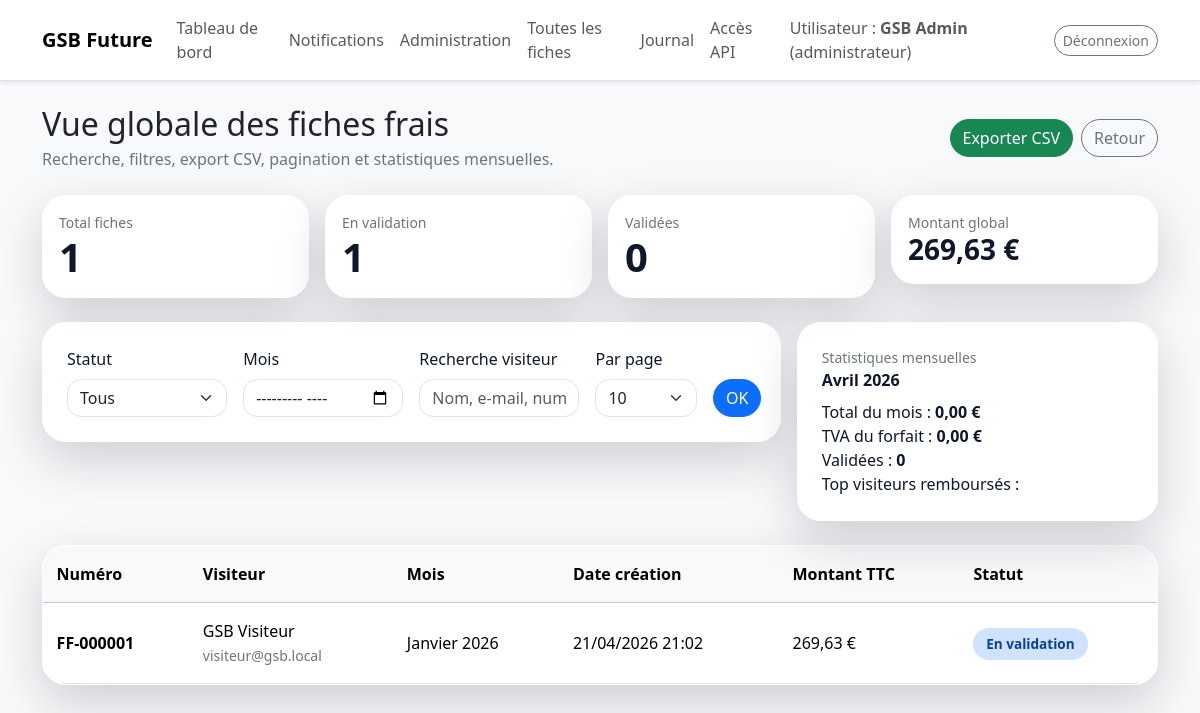
Page /admin_fiches.php (signed in) on the committed database.
### tables this page shows
CREATE TABLE `fiches_frais` (
  `id` int(11) NOT NULL,
  `numero_fiche` varchar(20) NOT NULL,
  `id_utilisateur` int(11) NOT NULL,
  `mois` char(7) NOT NULL,
  `frais_essence` decimal(10,2) NOT NULL DEFAULT 0.00,
  `frais_petit_dejeuner` decimal(10,2) NOT NULL DEFAULT 0.00,
  `frais_repas_midi` decimal(10,2) NOT NULL DEFAULT 0.00,
  `frais_repas_soir` decimal(10,2) NOT NULL DEFAULT 0.00,
  `frais_hotel` decimal(10,2) NOT NULL DEFAULT 0.00,
  `taux_tva_essence` decimal(5,2) NOT NULL DEFAULT 0.00,
  `taux_tva_petit_dejeuner` decimal(5,2) NOT NULL DEFAULT 0.00,
  `taux_tva_repas_midi` decimal(5,2) NOT NULL DEFAULT 0.00,
  `taux_tva_repas_soir` decimal(5,2) NOT NULL DEFAULT 0.00,
  `taux_tva_hotel` decimal(5,2) NOT NULL DEFAULT 0.00,
  `montant_total` decimal(10,2) NOT NULL DEFAULT 0.00,
  `statut` enum('saisie','transmise','validee','refusee','remboursee') NOT NULL DEFAULT 'saisie',
  `commentaire_visiteur` text DEFAULT NULL,
  `commentaire_comptable` text DEFAULT NULL,
  `date_creation` datetime NOT NULL DEFAULT current_timestamp(),
  `date_modification` datetime NOT NULL DEFAULT current_timestamp() ON UPDATE current_timestamp()
);

CREATE TABLE `utilisateurs` (
  `id` int(11) NOT NULL,
  `nom` varchar(100) NOT NULL,
  `prenom` varchar(100) NOT NULL,
  `email` varchar(190) NOT NULL,
  `mdp` varchar(255) NOT NULL,
  `role` enum('visiteur','comptable','administrateur') NOT NULL DEFAULT 'visiteur',
  `est_approuve` tinyint(1) NOT NULL DEFAULT 1,
  `date_creation` datetime NOT NULL DEFAULT current_timestamp()
);

### vues/admin/fiches.php (the view, shortened to what the rows shown need)
<?php
require __DIR__ . '/../../squelette/header.php';
?>
<div class="d-flex justify-content-between align-items-center mb-4 flex-wrap gap-3">
    <div>
        <h1 class="h2 mb-1">Vue globale des fiches frais</h1>
    </div>
</div>
<div class="bloc-page overflow-hidden">
    <div class="table-responsive">
        <table class="table table-hover align-middle mb-0">
            <thead class="table-light"><tr><th>Numéro</th><th>Visiteur</th><th>Mois</th><th>Date création</th><th>Montant TTC</th><th>Statut</th></tr></thead>
            <tbody>
            <?php if (empty($fiches)): ?>
                <tr><td colspan="6" class="text-center py-4 text-secondary">Aucune fiche trouvée.</td></tr>
            <?php else: foreach ($fiches as $fiche): ?>
                <tr>
                    <td class="fw-semibold"><?= e($fiche['numero_fiche']) ?></td>
                    <td><?= e(($fiche['prenom'] ?? '') . ' ' . ($fiche['nom'] ?? '')) ?><br><span class="small text-secondary"><?= e($fiche['email'] ?? '') ?></span></td>
                    <td><?= e(format_mois_fr($fiche['mois'])) ?></td>
                    <td><?= e(format_date_fr($fiche['date_creation'] ?? null, true)) ?></td>
                    <td><?= number_format((float) $fiche['montant_total'], 2, ',', ' ') ?> €</td>
                    <td><span class="badge-statut <?= e(badge_statut_classe($fiche['statut'])) ?>"><?= e(badge_statut_libelle($fiche['statut'])) ?></span></td>
                </tr>
            <?php endforeach; endif; ?>
            </tbody>
        </table>
    </div>
</div>
<?php require __DIR__ . '/../../squelette/footer.php'; ?>

### squelette/header.php (shortened to what the rows shown need)
<?php
require_once __DIR__ . '/../configuration/config.php';
$utilisateurConnecte = $_SESSION['utilisateur'] ?? null;
$roleUtilisateur = $utilisateurConnecte['role'] ?? null;
?>
<!DOCTYPE html>
<html lang="fr">
<head>
    <link
        href="https://cdn.jsdelivr.net/npm/bootstrap@5.3.3/dist/css/bootstrap.min.css"
        rel="stylesheet"
>
    <link rel="stylesheet" href="<?= htmlspecialchars(asset_url('ressources/css/style.css')) ?>?v=reset-header">
</head>
<body class="bg-light">
    <nav class="navbar navbar-expand-lg navbar-light bg-white border-bottom shadow-sm">
        <div class="container">
            <div class="collapse navbar-collapse" id="navbarGSB">
                <?php if ($utilisateurConnecte): ?>
                    <ul class="navbar-nav ms-auto align-items-lg-center">
                        <li class="nav-item">
                            <a class="nav-link" href="<?= htmlspecialchars(asset_url('tableau_bord.php')) ?>">
                                Tableau de bord
                            </a>
                        </li>
                        <li class="nav-item">
                            <a class="nav-link" href="<?= htmlspecialchars(asset_url('notifications.php')) ?>">
                                Notifications
                            </a>
                        </li>
                        <?php if ($roleUtilisateur === 'administrateur'): ?>
                            <li class="nav-item">
                                <a class="nav-link" href="<?= htmlspecialchars(asset_url('admin.php')) ?>">
                                    Administration
                                </a>
                            </li>
                            <li class="nav-item">
                                <a class="nav-link" href="<?= htmlspecialchars(asset_url('admin_fiches.php')) ?>">
                                    Toutes les fiches
                                </a>
                            </li>
                            <li class="nav-item">
                                <a class="nav-link" href="<?= htmlspecialchars(asset_url('journal.php')) ?>">
                                    Journal
                                </a>
                            </li>
                            <li class="nav-item">
                                <a class="nav-link" href="<?= htmlspecialchars(asset_url('admin_jetons.php')) ?>">
                                    Accès API
                                </a>
                            </li>
                        <?php endif; ?>
                        <li class="nav-item ms-lg-3">
                            <span class="navbar-text">
                                Utilisateur :
                                <strong><?= htmlspecialchars(trim(($utilisateurConnecte['prenom'] ?? '') . ' ' . ($utilisateurConnecte['nom'] ?? ''))) ?></strong>
                                (<?= htmlspecialchars((string) $roleUtilisateur) ?>)
                            </span>
                        </li>
                        <li class="nav-item ms-lg-3">
                            <a class="btn btn-outline-secondary btn-sm" href="<?= htmlspecialchars(asset_url('deconnexion.php')) ?>">
                                Déconnexion
                            </a>
                        </li>
                    </ul>
                <?php endif; ?>
            </div>
        </div>
    </nav>
    <main class="container py-4">

### rows in the picture
fiches_frais: id_utilisateur.prenom "GSB Admin", numero_fiche "FF-000001", id_utilisateur.nom "GSB Visiteur", id_utilisateur.email "visiteur@gsb.local", mois "Janvier 2026", date_creation "21/04/2026 21:02", montant_total "269,63", statut "En validation"

### other values in the picture
$roleUtilisateur "administrateur"
$statsGlobales['total_fiches'] "1"
$statsGlobales['total_transmises'] "1"
$statsGlobales['total_validees'] "0"
$statsGlobales['total_montant'] "269,63"
format_mois_fr($statsMensuelles['mois'] ?? '') "Avril 2026"
$statsMensuelles['total_montant'] "0,00"
$statsMensuelles['total_tva_forfait'] "0,00"
$statsMensuelles['nb_validees'] "0"
form field par_page "10"
